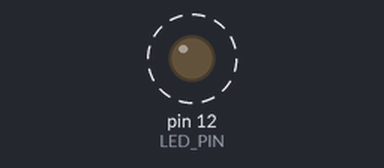
A sketch run on a simulated Arduino Uno, built with avr-gcc and run on an emulated ATmega328P. Shown: output pins drawn as LEDs (lit = HIGH). Dashed ring = blinking.

Above: at 0.5 s.
Timing chart, 0 to 4.6 s (numbered marks = the images above):
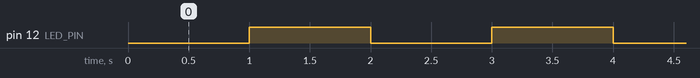

The sketch:

getting-to-blinky.ino
```cpp
/*
 * This is "Getting to Blinky" for the Arduino Uno.
 * The code could be built with a delay() function, but
 * that's just a waste of processor cycles.  Instead we
 * will track the time between loops and activate the LED
 * when needed.
 *
 * Note the use of "int" vs "long".  On the Arduino UNO (a 16 bit device)
 * an int is 16 bits and a long is 32 bits.  Be warned, if this code is moved to
 * a 32 bit device the int may become 32 bits.
 *
 * Also, the use of the unsigned long type allows the time (in milliseconds) to range
 * from 0 to just under 4.3E9, or a little more than 49 days.
 *
 * An external LED can be hooked up to a choice of pins, as long as the selected
 * pin is capable of digital output.  Pins in OUTPUT mode are in a low-impendance state,
 * capable of providing or sinking up to 40 mA of current.
 *
 * Digital pin 13 is convenient (as it's right next to a ground pin), but it's pre-wired
 * to the built-in LED.  So we will use digital pin 12 for our own LED.
 */
const int LED_PIN = 12;
int ledState = LOW;  // LOW must be pre-defined somewhere

const unsigned long intervalMillis = 1000;  // long different from int on an arduino?
unsigned long previousMillis = 0;

void setup() {
  // put your setup code here, to run once:
  pinMode(LED_PIN, OUTPUT);  // OUTPUT must be pre-defined somewhere
}

void loop() {
  // put your main code here, to run repeatedly:
  unsigned long currentMillis = millis();

  if (currentMillis - previousMillis >= intervalMillis) {
    toggleLED();
    previousMillis = currentMillis;
  }

}

void toggleLED() {
  if (ledState == LOW)
    ledState = HIGH;
   else
    ledState = LOW;
   digitalWrite(LED_PIN, ledState);
}
```

Measured:
- by itself, pin 12 (LED_PIN): alternates HIGH for 1.0 s and LOW for 1.0 s
